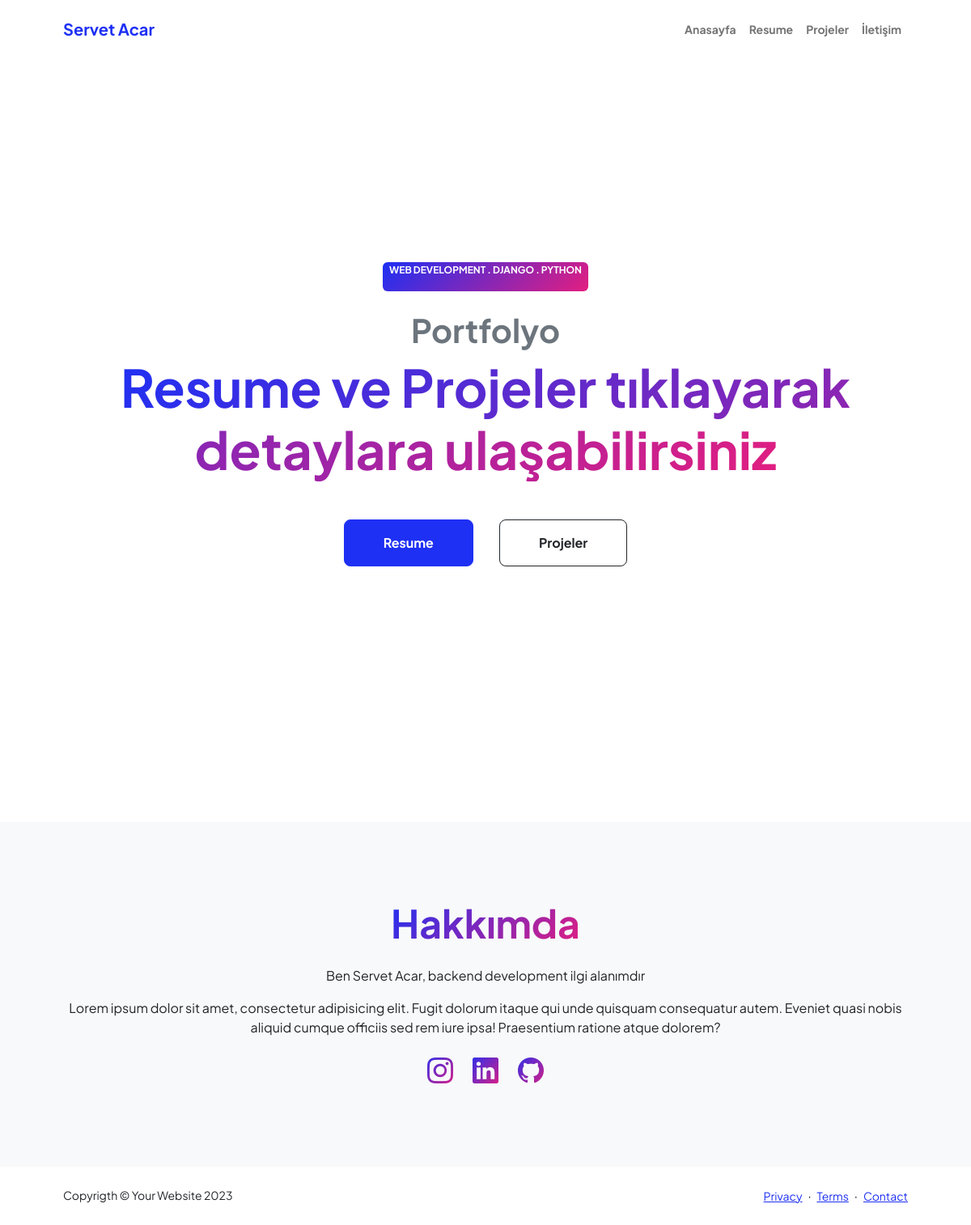
The app's page /, older data.
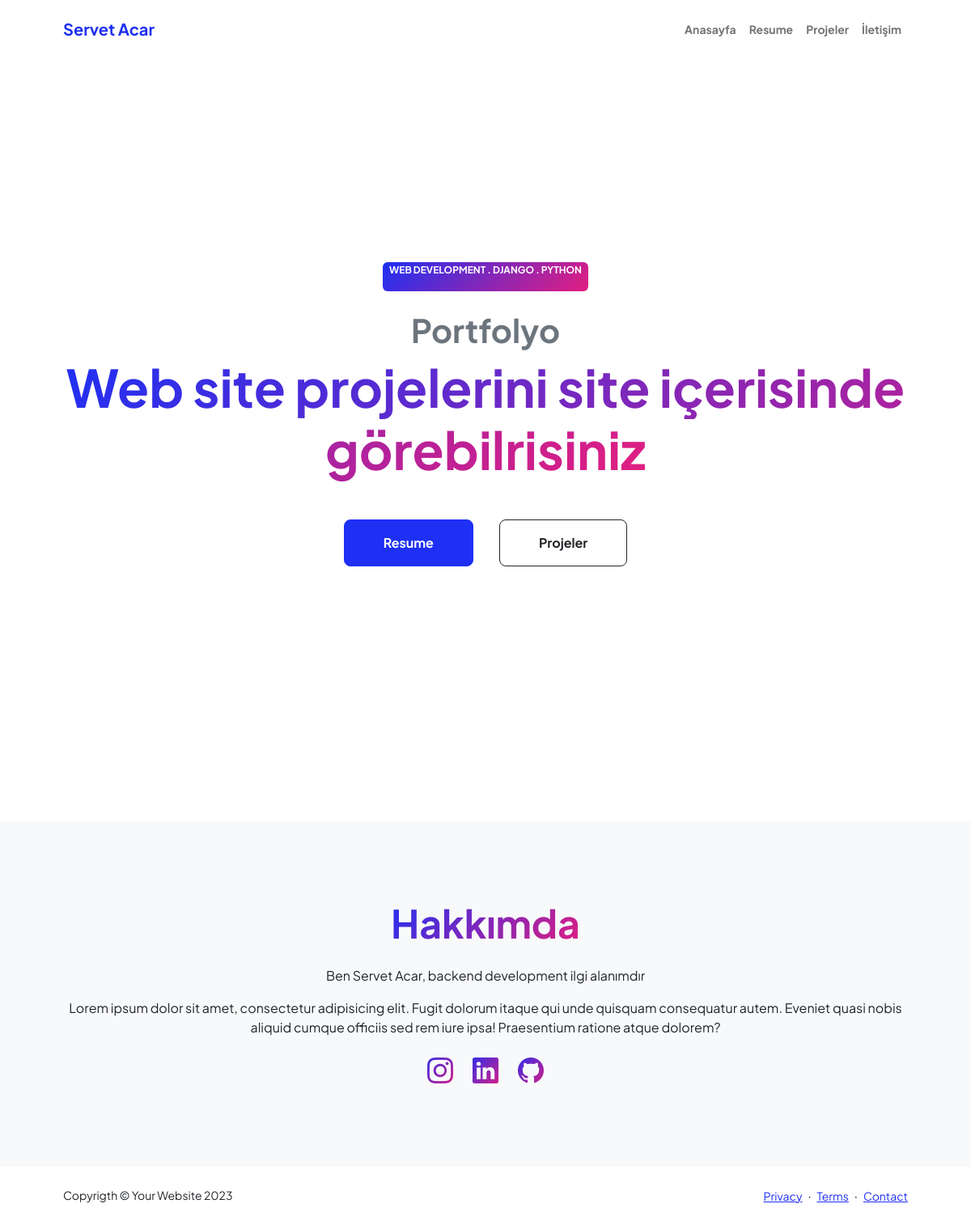
The same page, newer data.
### base/models.py (models this page shows)
class Main(models.Model):
    tool = RichTextField(null=True, blank=True)
    first_text = RichTextField(null=True, blank=True)
    text = models.TextField(null=True, blank=True)
    resume = models.CharField(max_length=300, null=True, blank=True)
    projects = models.CharField(max_length=300, null=True, blank=True)
    date = models.DateTimeField(auto_now=True)
    class Meta:
        verbose_name = ("Main")
        verbose_name_plural = ("Anasayfadaki ilk görünen yazılar")

### base/views.py (the view)
# urls.py: path('', views.home, name='home'),
def home(request):
    navbars = Navbar.objects.first()
    mains = Main.objects.all().order_by('date')
    abouts = About.objects.all().order_by('date')
    socials = SocialMedia.objects.all().order_by('date')
    footers = Footer.objects.all().order_by('date')
    context = {'navbars': navbars,
               'mains': mains,
               'abouts': abouts,
               'socials': socials,
               'footers': footers}
    return render(request, 'base/home.html', context)

### base/templates/base/home.html (shortened to what this page needs)
{% extends 'main.html' %}
{% block content %}
{% load static %}
            <header class="py-5">
                <div class="container px-5 pb-5">
                    {% for main in mains %}
                    <div class="d-flex flex-column justify-content-center align-items-center vh-100 text-center">
                        <div class="badge bg-gradient-primary-to-secondary text-white mb-4">
                            <div class="text-uppercase">{{main.tool | safe}}</div>
                        </div>
                        <div class="fs-3 fw-light text-muted">{{main.first_text | safe}}</div>
                        <h1 class="display-3 fw-bolder mb-5"><span class="text-gradient d-inline">{{main.text}}</span></h1>
                        <div class="d-grid gap-3 d-sm-flex justify-content-sm-center justify-content-xxl-start mb-3">
                            <a class="btn btn-primary btn-lg px-5 py-3 me-sm-3 fs-6 fw-bolder" href="resume.html">{{main.resume}}</a>
                            <a class="btn btn-outline-dark btn-lg px-5 py-3 fs-6 fw-bolder" href="{% url 'project' %}">{{main.projects}}</a>
                        </div>
                    </div>
                    {% endfor %}
                </div>
            </header>
            <section class="bg-light py-5">
                <div class="container px-5">
                    <div class="row gx-5 justify-content-center">
                        <div class="col-xxl-8">
                            <div class="text-center my-5">
                                {% for about in abouts %}
                                <h2 class="display-5 fw-bolder"><span class="text-gradient d-inline">{{about.about | safe}}</span></h2>
                                <p class="lead fw-light mb-4">{{about.me | safe}}</p>
                                <p class="text-muted">{{about.description | safe }}</p>
                                {% endfor %}
                                {% for social in socials %}
                                <div class="d-flex justify-content-center fs-2 gap-4">
                                    {% if social.instagram %}
                                    <a class="text-gradient" href="{{social.instagram}}" target="_blank"><i class="bi bi-instagram"></i></a>
                                    {% endif %}
                                    {% if social.linkedin %}
                                    <a class="text-gradient" href="{{social.linkedin}}" target="_blank"><i class="bi bi-linkedin"></i></a>
                                    {% endif %}
                                    {% if social.github %}
                                    <a class="text-gradient" href="{{social.github}}" target="_blank"><i class="bi bi-github"></i></a>
                                    {% endif %}
                                </div>
                                {% endfor %}
                            </div>
                        </div>
                    </div>
                </div>
            </section>
{% endblock %}

Row changes from the older to the newer data that the page shows:
changed Main "Portfolyo": text "Resume ve Projeler tıklayarak detaylara ulaşabilirsiniz" → "Web site projelerini site içerisinde görebilrisiniz"
